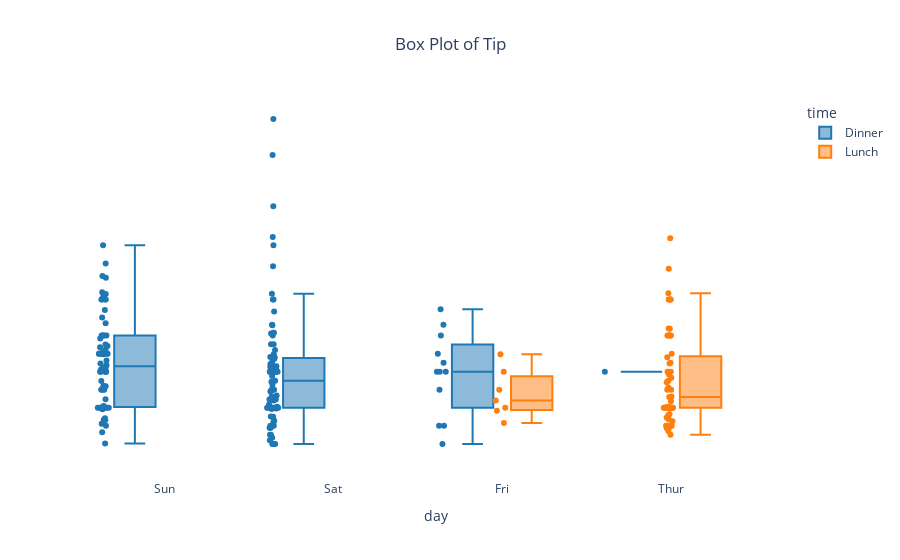

The notebook cell this image was saved under:
### Markdown cell above
## Boxplot

### Code cell
fig = px.box(df_tips, 
             y="tip", 
             x="day",
             hover_data=['smoker','sex','total_bill'],
             color="time", 
             points="all",
             title = 'Box Plot of Tip',
             color_discrete_sequence=px.colors.qualitative.D3,
             )

centre_title(fig)

plain_white_background(fig)

show_legend_scale(fig)

start_axes_from_zero_intersect(fig)

hide_yaxes(fig)

fig.show()

### Figure 1 — Plotly figure (JSON) as saved in the notebook; plotly's stock layout.template omitted (floating-point values rounded to 4 significant figures; data arrays with more than 128 entries replaced by an {"elided": "..."} marker saying what was removed)
{"data": [{"alignmentgroup": "True", "boxpoints": "all", "customdata": {"elided": "176x3 mixed values"}, "hovertemplate": "time=Dinner<br>day=%{x}<br>tip=%{y}<br>smoker=%{customdata[0]}<br>sex=%{customdata[1]}<br>total_bill=%{customdata[2]}<extra></extra>", "legendgroup": "Dinner", "marker": {"color": "#1F77B4"}, "name": "Dinner", "notched": false, "offsetgroup": "Dinner", "orientation": "v", "showlegend": true, "type": "box", "x": {"elided": "176 str values"}, "x0": " ", "xaxis": "x", "y": {"elided": "176 float values"}, "y0": " ", "yaxis": "y"}, {"alignmentgroup": "True", "boxpoints": "all", "customdata": {"elided": "68x3 mixed values"}, "hovertemplate": "time=Lunch<br>day=%{x}<br>tip=%{y}<br>smoker=%{customdata[0]}<br>sex=%{customdata[1]}<br>total_bill=%{customdata[2]}<extra></extra>", "legendgroup": "Lunch", "marker": {"color": "#FF7F0E"}, "name": "Lunch", "notched": false, "offsetgroup": "Lunch", "orientation": "v", "showlegend": true, "type": "box", "x": ["Thur", "Thur", "Thur", "Thur", "Thur", "Thur", "Thur", "Thur", "Thur", "Thur", "Thur", "Thur", "Thur", "Thur", "Thur", "Thur", "Thur", "Thur", "Thur", "Thur", "Thur", "Thur", "Thur", "Thur", "Thur", "Thur", "Thur", "Thur", "Thur", "Thur", "Thur", "Thur", "Thur", "Thur", "Thur", "Thur", "Thur", "Thur", "Thur", "Thur", "Thur", "Thur", "Thur", "Thur", "Thur", "Thur", "Thur", "Thur", "Thur", "Thur", "Thur", "Thur", "Thur", "Thur", "Thur", "Thur", "Thur", "Thur", "Thur", "Thur", "Thur", "Fri", "Fri", "Fri", "Fri", "Fri", "Fri", "Fri"], "x0": " ", "xaxis": "x", "y": [4, 3, 2.71, 3, 3.4, 1.83, 5, 2.03, 5.17, 2, 4, 5.85, 3, 1.5, 1.8, 2.92, 2.31, 1.68, 2.5, 2, 2.52, 4.2, 1.48, 2, 2, 2.18, 1.5, 2.83, 1.5, 2, 3.25, 1.25, 2, 2, 2, 2.75, 3.5, 6.7, 5, 5, 2.3, 1.5, 1.36, 1.63, 1.73, 2, 4.19, 2.56, 2.02, 4, 1.44, 2, 5, 2, 2, 4, 2.01, 2, 2.5, 4, 3.23, 2.2, 3.48, 1.92, 3, 1.58, 2.5, 2], "y0": " ", "yaxis": "y"}], "layout": {"boxmode": "group", "coloraxis": {"showscale": true}, "legend": {"title": {"text": "time"}, "tracegroupgap": 0}, "paper_bgcolor": "#ffffff", "plot_bgcolor": "#ffffff", "showlegend": true, "title": {"text": "Box Plot of Tip", "x": 0.5}, "xaxis": {"anchor": "y", "domain": [0, 1], "rangemode": "tozero", "title": {"text": "day"}}, "yaxis": {"anchor": "x", "domain": [0, 1], "rangemode": "tozero", "title": {"text": "tip"}, "visible": false}}}
